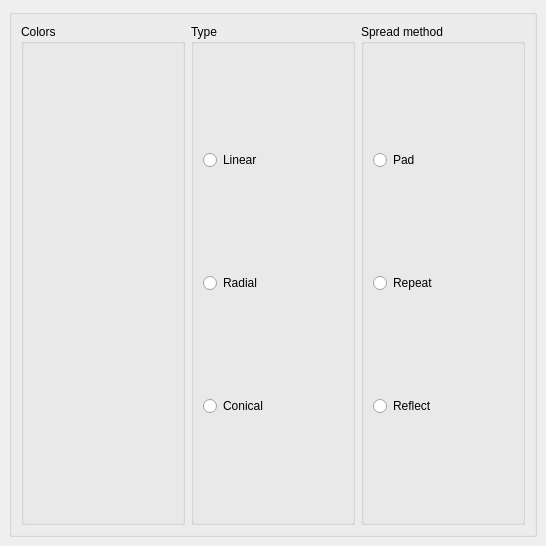
<ui version="4.0" >
 <class>Form</class>
 <widget class="QWidget" name="Form" >
  <property name="geometry" >
   <rect>
    <x>0</x>
    <y>0</y>
    <width>546</width>
    <height>546</height>
   </rect>
  </property>
  <property name="windowTitle" >
   <string>Form</string>
  </property>
  <layout class="QVBoxLayout" >
   <property name="margin" >
    <number>9</number>
   </property>
   <property name="spacing" >
    <number>6</number>
   </property>
   <item>
    <widget class="QGroupBox" name="gradientOptions" >
     <property name="title" >
      <string/>
     </property>
     <layout class="QHBoxLayout" >
      <property name="margin" >
       <number>9</number>
      </property>
      <property name="spacing" >
       <number>6</number>
      </property>
      <item>
       <widget class="QGroupBox" name="gradientColorsBox" >
        <property name="title" >
         <string>Colors</string>
        </property>
       </widget>
      </item>
      <item>
       <widget class="QGroupBox" name="gradientTypeBox" >
        <property name="title" >
         <string>Type</string>
        </property>
        <layout class="QVBoxLayout" >
         <property name="margin" >
          <number>9</number>
         </property>
         <property name="spacing" >
          <number>6</number>
         </property>
         <item>
          <widget class="QRadioButton" name="linearTypeButton" >
           <property name="text" >
            <string>Linear</string>
           </property>
          </widget>
         </item>
         <item>
          <widget class="QRadioButton" name="radialTypeButton" >
           <property name="text" >
            <string>Radial</string>
           </property>
          </widget>
         </item>
         <item>
          <widget class="QRadioButton" name="conicalTypeButton" >
           <property name="text" >
            <string>Conical</string>
           </property>
          </widget>
         </item>
        </layout>
       </widget>
      </item>
      <item>
       <widget class="QGroupBox" name="spreadMethodBox" >
        <property name="title" >
         <string>Spread method</string>
        </property>
        <layout class="QVBoxLayout" >
         <property name="margin" >
          <number>9</number>
         </property>
         <property name="spacing" >
          <number>6</number>
         </property>
         <item>
          <widget class="QRadioButton" name="padSpreadButton" >
           <property name="text" >
            <string>Pad</string>
           </property>
          </widget>
         </item>
         <item>
          <widget class="QRadioButton" name="repeatSpreadButton" >
           <property name="text" >
            <string>Repeat</string>
           </property>
          </widget>
         </item>
         <item>
          <widget class="QRadioButton" name="reflectSpreadButton" >
           <property name="text" >
            <string>Reflect</string>
           </property>
          </widget>
         </item>
        </layout>
       </widget>
      </item>
     </layout>
    </widget>
   </item>
  </layout>
 </widget>
 <resources/>
 <connections/>
</ui>
